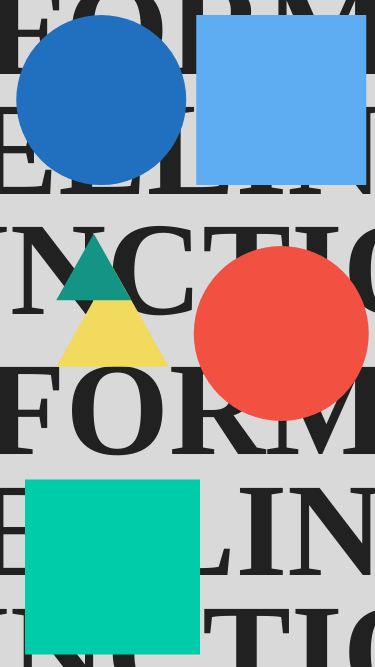
Frame 1 (no input)
Frame 60 (no input): identical to frame 1, image omitted
Frame 120 (the mouse pressed at the canvas centre since frame 60): identical to frame 1, image omitted

The p5.js sketch that drew this single still picture (run headless with seeded random() and noise() and a simulated clock; from frame 60 on, the mouse is pressed at the canvas centre):

// p5.js sketch
// ── sketch.js
//WIP

let words = [], shapes = [];
let type = ['FORM','FEELING','FUNCTION'];

function setup() {
  createCanvas(375, 667);
  for (let i = 0; i < 3; i++) {
    let w = new Word(width*0.5,(i*120)+40,type[i]);
    words.push(w);
  }

  for (let i = 0; i < 3; i++) {
    let w = new Word(width*0.5,i+390+(i*120)+30,type[i]);
    words.push(w);
  }

  for (let i = 0; i < 6; i++) {
    let s = new Shape();
    shapes.push(s);
  }
}

function draw() {
  background(217);
  for (let i = 0; i < words.length; i++) {
    words[i].display();
  }

  shapes[0].display(33,112,192);
  shapes[0].circ(width*0.27,height*0.15,170);
  
  shapes[1].display(94,173,242);
  shapes[1].sqr(width*0.75,height*0.15,170,170);
  
  shapes[0].display(242,218,94);
  shapes[0].tri(width*0.15,height*0.55,
                width*0.3,height*0.4,
                width*0.45,height*0.55);
  
  shapes[1].display(242,80,65);
  shapes[1].circ(width*0.75,height*0.5,175);
  
  shapes[0].display(1,204,169);
  shapes[0].sqr(width*0.3,height*0.85,175,175);
  
  shapes[1].display(20,148,133);
  shapes[0].tri(width*0.15,height*0.45,
                width*0.25,height*0.35,
                width*0.35,height*0.45);
}

class Word {
  constructor(_x,_y,_word) {
    this.pos = createVector(_x,_y);
    this.word = _word;
  }

  display() {
    noStroke();
    fill(33);
    textFont('Avenir');
    textAlign(CENTER, CENTER);
    textSize(133);
    textStyle(BOLD);
    text(this.word,this.pos.x,this.pos.y);
  }
}

class Shape {
  constructor() {
    rectMode(CENTER);
  }
  
  display(_r,_g,_b) { 
    noStroke();
    fill(_r,_g,_b);
  }

  circ(_x,_y,_r) {
   ellipse(_x,_y,_r,_r);
  }
  
  sqr(_x,_y,_w,_h) {
    rect(_x,_y,_w,_h);
  }

  tri(_x1,_y1,_x2,_y2,_x3,_y3) {
    triangle(_x1,_y1,_x2,_y2,_x3,_y3);
  }
}
